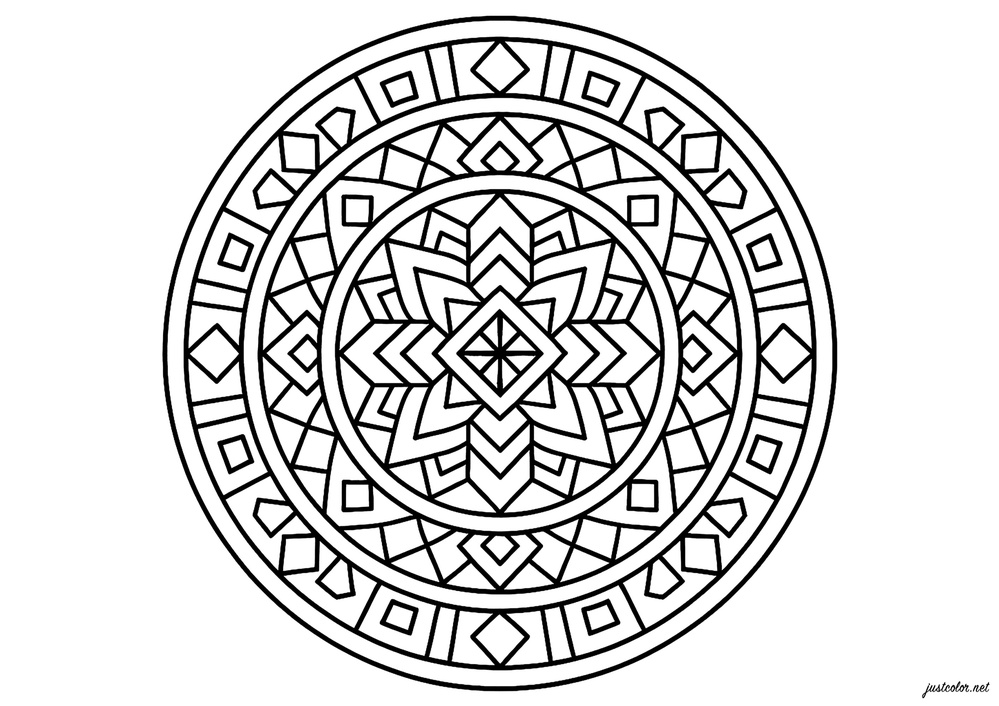
#> input picture mandala.jpg, 999 x 706 px, shrunk from 2828 x 2000 before the run, found by its file name
$ python -i codigo_pintar_dada_img.py   (imports and definitions only)
#> lines starting #> are read from the running program, lines starting #| are printed output that depends on the picture; after the words box and inside, x2 and y2 are one past the last pixel; in counts of white or black regions, pixels touching at a corner belong together
# -*- coding: utf-8 -*-
# Dibujo de contornos (line-art) con UR3e + RoboDK a partir de imagen (gato)
from robodk.robolink import *
from robodk.robomath import *
import cv2
import numpy as np
import math
import os

# ============ PARÁMETROS ============
IMAGE_PATH            = r"C:\Users\itc\Downloads\mandala.jpg"  # <-- Ruta a tu imagen del gato
MAX_ANCHO_MM          = 200.0      # ancho máximo del dibujo en la mesa
ALTURA_Z_DIBUJO       = 15.0       # “lápiz abajo” (mm)
ALTURA_Z_SUBIDA       = ALTURA_Z_DIBUJO + 30.0  # “lápiz arriba”
REDONDEO_DIBUJO_MM    = 2.0        # blend durante el trazo (no en bajadas/subidas)
EPSILON_SIMPLIFY_PX   = 2.0        # tolerancia Douglas-Peucker (px)
DECIMATE_STEP         = 1          # 1 = todos los puntos; 2 = salta 1 de cada 2; etc.
VEL_MM_S              = 60.0
ACEL_MM_S2            = 200.0
NOMBRE_FRAME_BASE     = 'UR3e Base'
NOMBRE_TARGET_CENTRO  = 'Target 1'

# ============ INICIALIZA ROBO DK ============
# [1 line that did not run here, left out]
# [2 lines not run here, left out]
# [1 line that did not run here, left out]
# [1 line not run here, left out]
# [1 line that did not run here, left out]
# [1 line not run here, left out]
# [1 line that did not run here, left out]
# [1 line not run here, left out]

# [1 line that did not run here, left out]

# ============ UTILIDADES ============
def cargar_edges(path):
#> called with path = 'C:\\Users\\itc\\Downloads\\mandala.jpg'
    assert os.path.isfile(path), f"No existe la imagen: {path}"
    img  = cv2.imread(path)
#> img is the input picture: shape (706, 999, 3); min 0, max 255, mean 217.7
    assert img is not None, "OpenCV no pudo leer la imagen"
    gray = cv2.cvtColor(img, cv2.COLOR_BGR2GRAY)
    # Canny (ajusta si hace falta)
    edges = cv2.Canny(gray, 80, 160)         # bordes blancos (255) sobre fondo negro
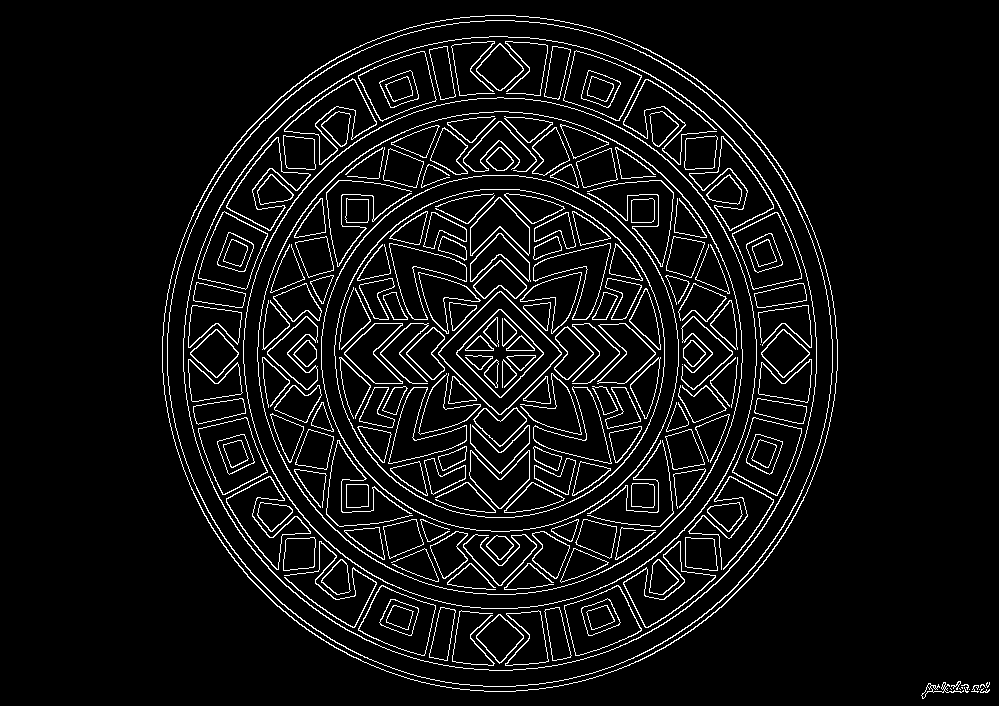
#> edges: shape (706, 999); 6.7% white in thin lines or dots, all inside (x1, y1, x2, y2) = (162, 15, 990, 699)
    # Dilata un poco para “cerrar” trazos finos
    edges = cv2.dilate(edges, np.ones((3,3), np.uint8), iterations=1)
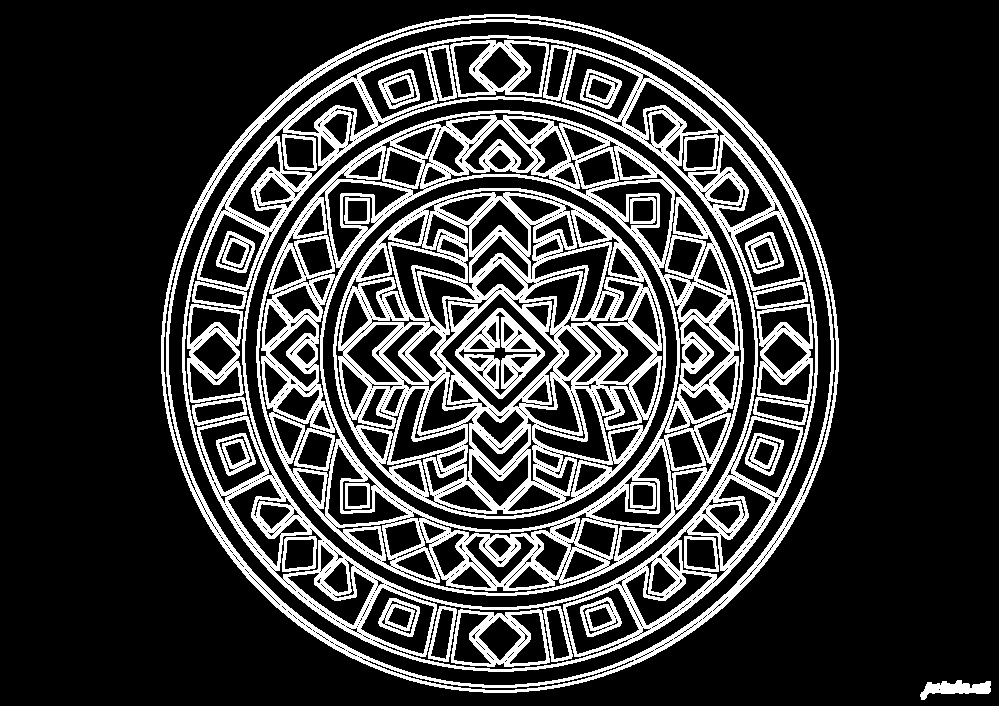
#> edges: shape (706, 999); 21.4% white; 30 white regions
    return edges

def extraer_contornos_edges(edges):
    contours, _ = cv2.findContours(edges, cv2.RETR_LIST, cv2.CHAIN_APPROX_NONE)
    # ordenar por longitud descendente (más largos primero)
    contours = sorted(contours, key=lambda c: cv2.arcLength(c, closed=False), reverse=True)
    return contours

def simplificar(contour, epsilon_px=2.0, decimate=1):
    if len(contour) < 2: return None
    approx = cv2.approxPolyDP(contour, epsilon_px, closed=False)
    pts = approx.reshape(-1,2)
    if decimate>1 and len(pts)>decimate:
        pts = pts[::decimate]
    if len(pts) < 2: return None
    return pts

def mm_por_px(img_w, max_ancho_mm):
    return max_ancho_mm / float(img_w)

def px_to_mm_centered(pts_px, img_w, img_h, s):
    cx, cy = img_w/2.0, img_h/2.0
    out=[]
    for x,y in pts_px:
        out.append(((x-cx)*s, -(y-cy)*s))  # invierte eje Y
    return out

def pose_xy(pose_ref, x, y, z):
    p = pose_ref.copy(); p.setPos([x,y,z]); return p

# ============ PROCESADO IMAGEN ============
edges = cargar_edges(IMAGE_PATH)
img_h, img_w = edges.shape[:2]
#> img_h = 706; img_w = 999
s = mm_por_px(img_w, MAX_ANCHO_MM)
#> s = 0.2

contours = extraer_contornos_edges(edges)
#> in extraer_contornos_edges, `contours, _ = cv2.findContours(edges, cv2.RETR_LIST, cv2.CHAIN_APPROX_..`: contours = 4553 contours, 4173 with area under 20; largest, box (x1, y1, x2, y2) and area: (161, 14, 839, 693) 359794, (168, 21, 832, 686) 343615, (182, 35, 818, 672) 316672, (244, 98, 756, 608) 203076, (256, 110, 744, 596) 185390
# [1 line not run here, left out]

# Filtra contornos que son “marcos” pegados al borde (~tamaño imagen)
contours_filtrados=[]
# [7 lines not run here, left out]

# Centro/orientación del dibujo: Target 1
# [1 line that did not run here, left out]
# [1 line that did not run here, left out]

# Convierte contornos a trayectorias (poses)
trayectorias=[]
# [51 lines not run here, left out]

>>> result = cargar_edges('mandala.jpg')
